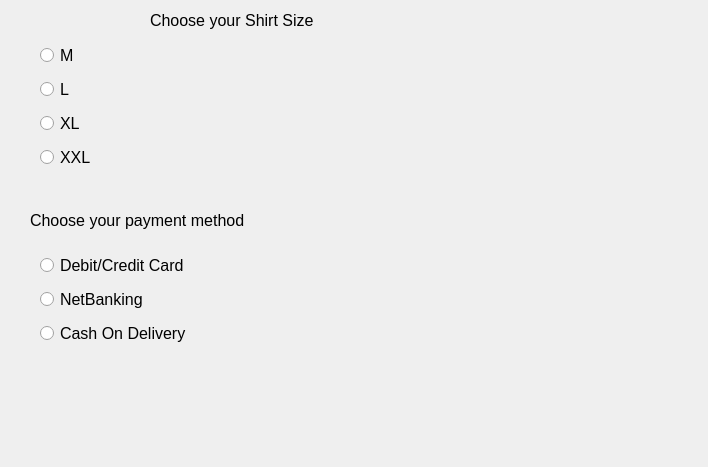
<?xml version="1.0" encoding="UTF-8"?>
<ui version="4.0">
 <class>Dialog</class>
 <widget class="QDialog" name="Dialog">
  <property name="geometry">
   <rect>
    <x>0</x>
    <y>0</y>
    <width>708</width>
    <height>467</height>
   </rect>
  </property>
  <property name="font">
   <font>
    <pointsize>12</pointsize>
   </font>
  </property>
  <property name="windowTitle">
   <string>Dialog</string>
  </property>
  <widget class="QLabel" name="label">
   <property name="geometry">
    <rect>
     <x>150</x>
     <y>0</y>
     <width>211</width>
     <height>41</height>
    </rect>
   </property>
   <property name="text">
    <string>Choose your Shirt Size</string>
   </property>
  </widget>
  <widget class="QLabel" name="label_2">
   <property name="geometry">
    <rect>
     <x>30</x>
     <y>205</y>
     <width>281</width>
     <height>31</height>
    </rect>
   </property>
   <property name="text">
    <string>Choose your payment method</string>
   </property>
  </widget>
  <widget class="QLabel" name="labelSelected">
   <property name="geometry">
    <rect>
     <x>10</x>
     <y>360</y>
     <width>661</width>
     <height>31</height>
    </rect>
   </property>
   <property name="text">
    <string/>
   </property>
  </widget>
  <widget class="QWidget" name="">
   <property name="geometry">
    <rect>
     <x>40</x>
     <y>40</y>
     <width>138</width>
     <height>135</height>
    </rect>
   </property>
   <layout class="QVBoxLayout" name="verticalLayout">
    <item>
     <widget class="QRadioButton" name="radioButtonMedium">
      <property name="text">
       <string>M</string>
      </property>
     </widget>
    </item>
    <item>
     <widget class="QRadioButton" name="radioButtonLarge">
      <property name="text">
       <string>L</string>
      </property>
     </widget>
    </item>
    <item>
     <widget class="QRadioButton" name="radioButtonXL">
      <property name="text">
       <string>XL</string>
      </property>
     </widget>
    </item>
    <item>
     <widget class="QRadioButton" name="radioButtonXXL">
      <property name="text">
       <string>XXL</string>
      </property>
     </widget>
    </item>
   </layout>
  </widget>
  <widget class="QWidget" name="">
   <property name="geometry">
    <rect>
     <x>40</x>
     <y>250</y>
     <width>185</width>
     <height>100</height>
    </rect>
   </property>
   <layout class="QVBoxLayout" name="verticalLayout_2">
    <item>
     <widget class="QRadioButton" name="radioButtonDebitCard">
      <property name="text">
       <string>Debit/Credit Card</string>
      </property>
     </widget>
    </item>
    <item>
     <widget class="QRadioButton" name="radioButtonNetBanking">
      <property name="text">
       <string>NetBanking</string>
      </property>
     </widget>
    </item>
    <item>
     <widget class="QRadioButton" name="radioButtonCashOnDelivery">
      <property name="text">
       <string>Cash On Delivery</string>
      </property>
     </widget>
    </item>
   </layout>
  </widget>
 </widget>
 <resources/>
 <connections/>
</ui>
